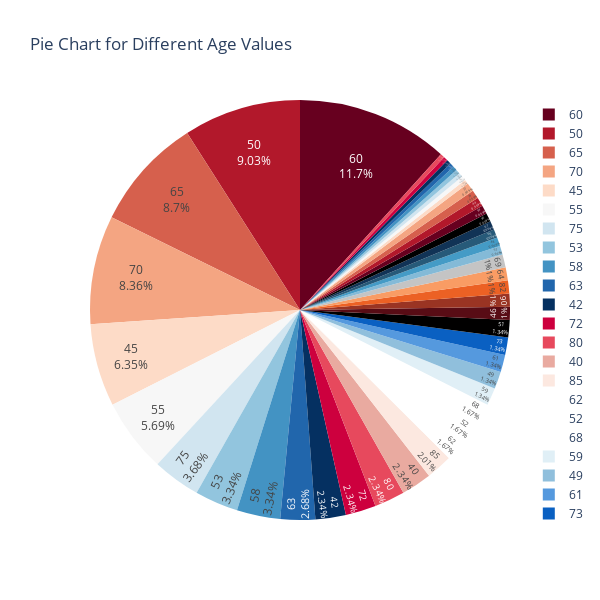

Source (notebook cell):
### Markdown cell above
## V. EDA for Analysis Purpose

### Code cell
fig = px.pie(data_clean, names='age', height=600, width= 600, color_discrete_sequence=px.colors.sequential.RdBu,  title='Pie Chart for Different Age Values')
fig.update_traces(textposition='inside', textinfo='percent+label')
fig.show()

### Figure 1 — Plotly figure (JSON) as saved in the notebook; plotly's stock layout.template omitted (floating-point values rounded to 4 significant figures; data arrays with more than 128 entries replaced by an {"elided": "..."} marker saying what was removed)
{"data": [{"domain": {"x": [0, 1], "y": [0, 1]}, "hovertemplate": "age=%{label}<extra></extra>", "labels": {"elided": "299 int values"}, "legendgroup": "", "name": "", "showlegend": true, "textinfo": "percent+label", "textposition": "inside", "type": "pie"}], "layout": {"height": 600, "legend": {"tracegroupgap": 0}, "piecolorway": ["rgb(103,0,31)", "rgb(178,24,43)", "rgb(214,96,77)", "rgb(244,165,130)", "rgb(253,219,199)", "rgb(247,247,247)", "rgb(209,229,240)", "rgb(146,197,222)", "rgb(67,147,195)", "rgb(33,102,172)", "rgb(5,48,97)"], "title": {"text": "Pie Chart for Different Age Values"}, "width": 600}}
